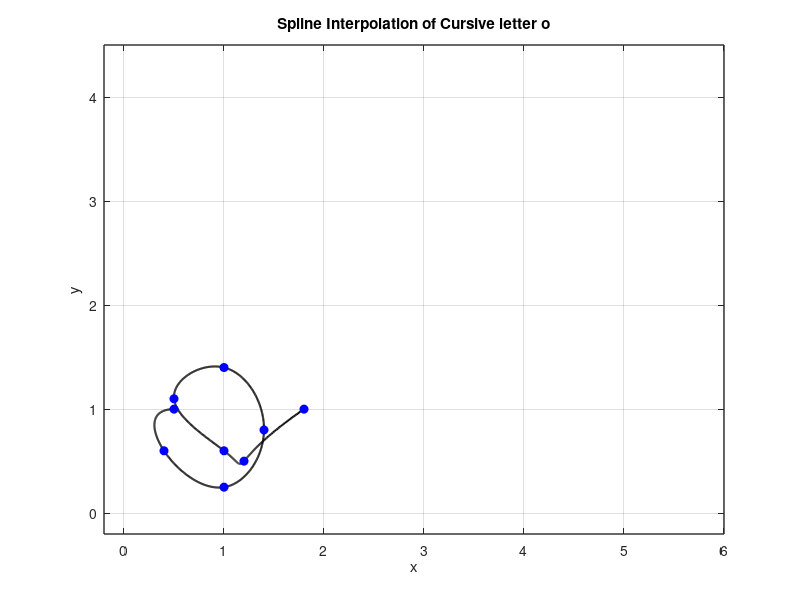

The MATLAB script that drew this image:
% Define data points for x and y coordinates
x=[0.50 0.40 1.00 1.40 1.00 0.50 1.00 1.20 1.80];
y=[1.00 0.60 0.25 0.80 1.40 1.10 0.60 0.50 1.00];

n=length(x);
t= 0:n-1; % Parametric coordinate t
tt= 0:0.01:n-1; % More dense coor tt fir spline interpolation

% Compute spline interpolation
xx= spline(t,x,tt);
yy= spline(t,y,tt);

% Plot settings
figure(1)
plot(xx,yy,'k','Linewidth',1.5) % plot spline
hold on 
plot (x,y,'bo','MarkerFaceColor','b') % plot data points
axis([-0.2 6 -0.2 4.5])
grid on
title('Spline Interpolation of Cursive letter o')
xlabel('x')
ylabel('y')
set(gca,'FontSize',10,'LineWidth',1)
grid on
